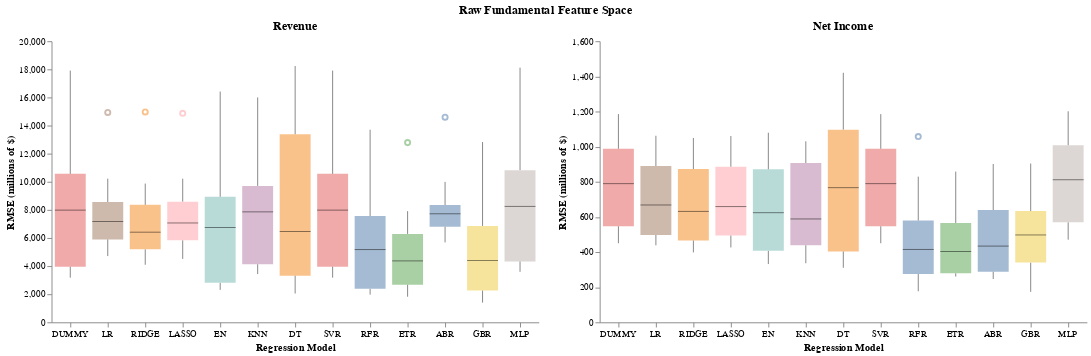

Notebook code for this chart:
### Code cell
full_chart2 = (rev_chart2 | ear_chart2 ).properties(
    title=alt.TitleParams('Raw Fundamental Feature Space', anchor='middle'))
full_chart2.configure_view(stroke=None)

### Figure 1 — Vega-Lite specification as saved in the notebook (floating-point values rounded to 4 significant figures; data arrays with more than 128 entries replaced by an {"elided": "..."} marker saying what was removed)
{"config": {"view": {"continuousWidth": 300, "continuousHeight": 300, "stroke": null}}, "hconcat": [{"data": {"name": "data-b570e0fbf3e6cf4962a97fd536a08fb0"}, "mark": {"type": "boxplot", "median": {"color": "black", "strokeWidth": 3}, "opacity": 0.5, "size": 33}, "encoding": {"color": {"field": "model", "legend": null, "type": "nominal"}, "x": {"axis": {"grid": false, "labelAngle": 0}, "field": "model", "sort": ["DUMMY", "LR", "RIDGE", "LASSO", "EN", "KNN", "DT", "SVR", "RFR", "ETR", "ABR", "GBR", "MLP"], "title": "Regression Model", "type": "nominal"}, "y": {"axis": {"grid": false}, "field": "rmse", "title": "RMSE (millions of $)", "type": "quantitative"}}, "height": 300, "title": "Revenue", "width": 520}, {"data": {"name": "data-1274eebf0c1608f52dec52efc26acedc"}, "mark": {"type": "boxplot", "median": {"color": "black", "strokeWidth": 3}, "opacity": 0.5, "size": 33}, "encoding": {"color": {"field": "model", "legend": null, "type": "nominal"}, "x": {"axis": {"grid": false, "labelAngle": 0}, "field": "model", "sort": ["DUMMY", "LR", "RIDGE", "LASSO", "EN", "KNN", "DT", "SVR", "RFR", "ETR", "ABR", "GBR", "MLP"], "title": "Regression Model", "type": "nominal"}, "y": {"axis": {"grid": false}, "field": "rmse", "title": "RMSE (millions of $)", "type": "quantitative"}}, "height": 300, "title": "Net Income", "width": 520}], "title": {"text": "Raw Fundamental Feature Space", "anchor": "middle"}, "$schema": "https://vega.github.io/schema/vega-lite/v5.20.1.json", "datasets": {"data-b570e0fbf3e6cf4962a97fd536a08fb0": {"elided": "130 records"}, "data-1274eebf0c1608f52dec52efc26acedc": {"elided": "130 records"}}}
